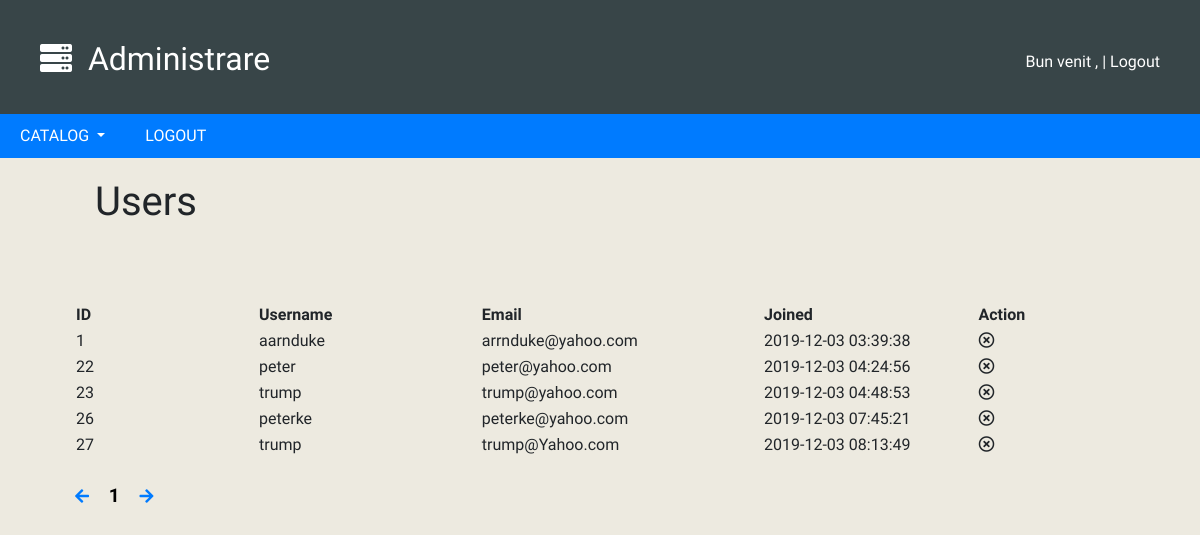
The page /admin/users.php on the database as committed earlier.
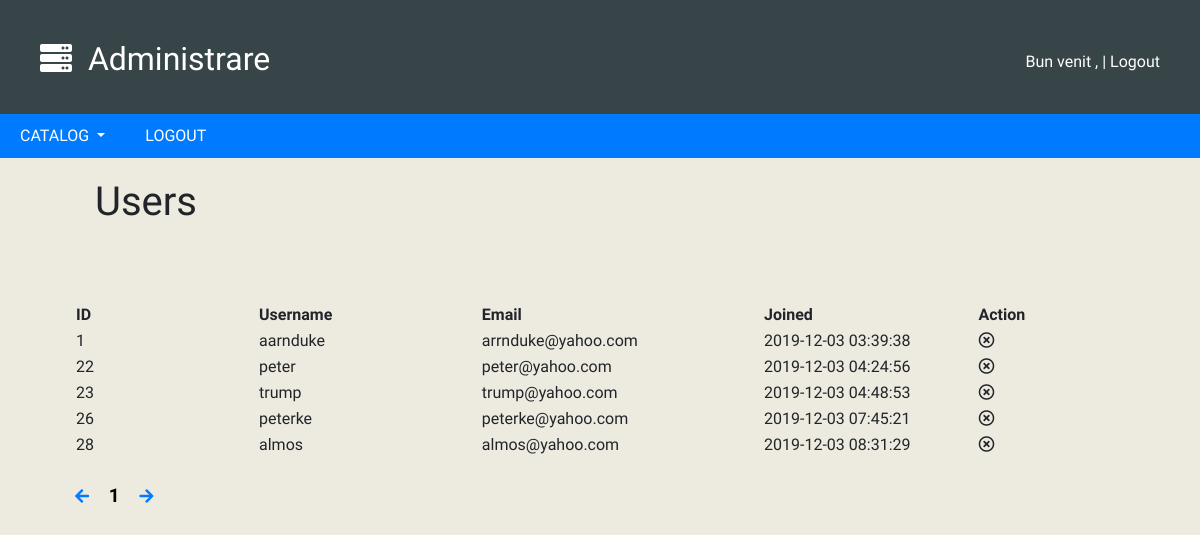
The same page on the database as committed later.
### tables this page shows
CREATE TABLE `users` (
  `id` int(6) NOT NULL,
  `username` text NOT NULL,
  `email` text NOT NULL,
  `password` text NOT NULL,
  `joined` datetime NOT NULL
);

### admin/users.php (the view, shortened to what this page needs)
<?
include 'config.php';
include 'header.php';
$page = $_GET['page'];
$end = 10;
$start = ($page * $end) - $end;
?>
<body>
  <div class="container-fluid">
    <div class="row">
      <div class="col-md-6">
        <h1>Users</h1>
      </div>
    </div>
    <br><br>
    <table>
      <tr>
        <th width=600><b>ID</b></th>
        <th width=600><b>Username</b></th>
        <th width=600><b>Email</b></th>
        <th width=600><b>Joined</b></th>
        <th width=400><b>Action</b></th>
      </tr>
      <?
        $result = mysqli_query($conn,"SELECT * FROM users LIMIT $start,$end");
         while($row = mysqli_fetch_array($result)):
       ?>
       <tr>
         <td><? echo $row['id']; ?></td>
         <td><? echo $row['username']; ?></td>
         <td><? echo $row['email']; ?></td>
         <td><? echo $row['joined']; ?></td>
         <td>
           <i class="far fa-times-circle" onclick="if(confirm('Are you sure?'))window.location='users.php?page=<? echo $_GET['page']; ?>&edit_id=<? echo $row['id']; ?>&action=remove'"></i>
         </td>
       </tr>
     <? endwhile;?>
    </table>
    <br>
    <a href="users.php?page=<?= ($_GET['page'] - 1 == 0) ? $_SESSION['users_total'] : $_GET['page'] - 1;?>">
      <i class="fas fa-arrow-left arrow-page"></i>
    </a>
    <? for($i = 1;$i<=$_SESSION['users_total'] ; $i++): ?>
      <a href="posts.php?page=<? echo $i; ?>" class="<? if($_GET['page'] == $i) echo 'selected'; ?>"><? echo $i; ?></a>
    <? endfor; ?>
    <a href="users.php?page=<?=  ($_GET['page'] + 1 == $_SESSION['users_total']+1) ? 1 : $_GET['page'] + 1; ?>">
      <i class="fas fa-arrow-right arrow-page"></i>
    </a>
  </div>
</body>

Rows that differ between the two databases and show on the page:
removed users: id "27", username "trump", email "trump@Yahoo.com", joined "2019-12-03 08:13:49"
added users: id "28", username "almos", email "almos@yahoo.com", joined "2019-12-03 08:31:29"
